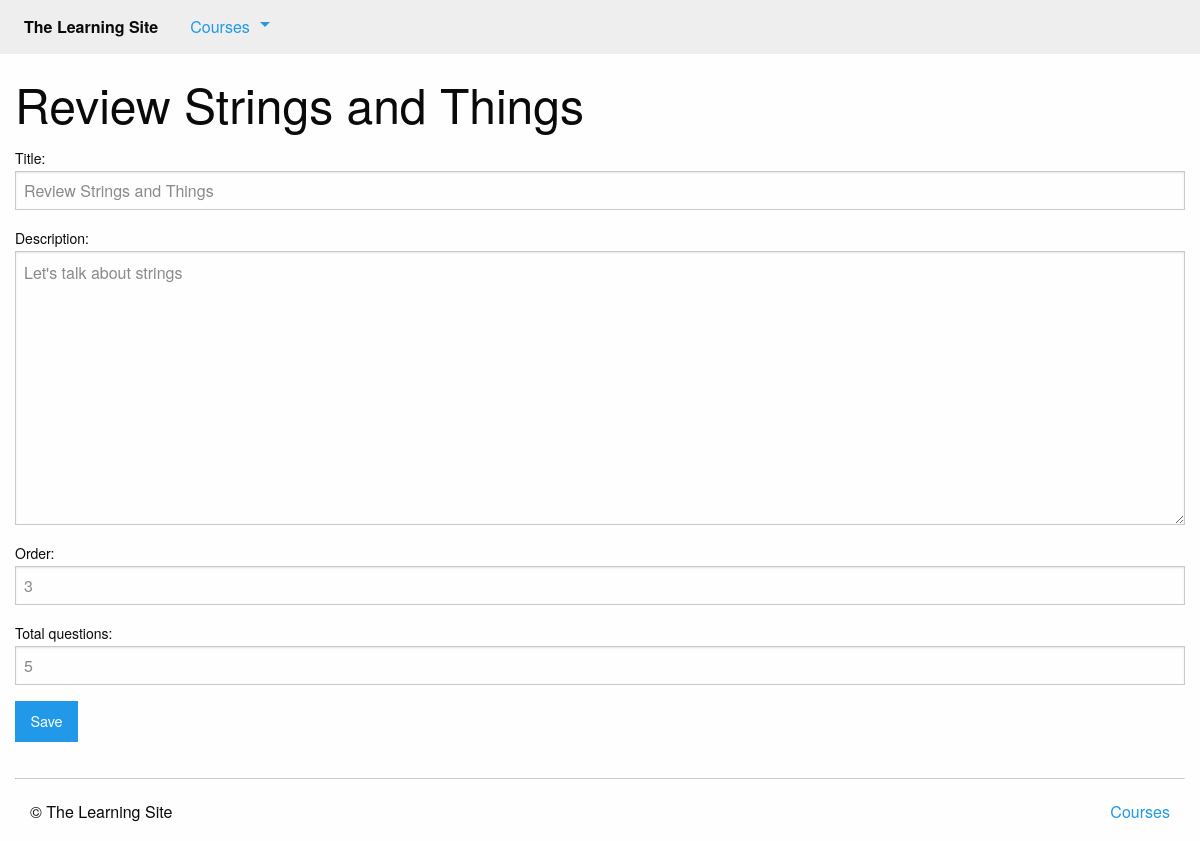
The app's page /courses/1/edit_quiz/1/ (signed in) with its own data.
### courses/models.py (models this page shows, shortened)
class Step(models.Model):
    title = models.CharField(max_length=255)
    description = models.TextField()
    order = models.IntegerField(default=0)
    course = models.ForeignKey(Course)
    class Meta:
        abstract = True
        ordering = ['order', ]

class Quiz(Step):
    total_questions = models.IntegerField(default=4)
    class Meta:
        verbose_name_plural = "Quizzes"

### courses/views.py (the view)
# urls.py: url(r'(?P<course_pk>\d+)/edit_quiz/(?P<quiz_pk>\d+)/$', views.quiz_edit, name='edit_quiz'),
@login_required
def quiz_edit(request, course_pk, quiz_pk):
    quiz = get_object_or_404(models.Quiz, pk=quiz_pk, course_id=course_pk)
    form = forms.QuizForm(instance=quiz)
    if request.method == 'POST':
        form = forms.QuizForm(instance=quiz, data=request.POST)
        if form.is_valid():
            form.save()
            messages.success(request, "Updated {}".format(form.cleaned_data['title']))
            return HttpResponseRedirect(quiz.get_absolute_url())
    return render(request, 'courses/quiz_form.html', {'form': form,
                                                      'course': quiz.course})

### courses/forms.py
class QuizForm(forms.ModelForm):
    class Meta:
        model = models.Quiz
        fields = [
            'title',
            'description',
            'order',
            'total_questions',
        ]

### courses/templatetags/course_extras.py (called while the page is built)
@register.inclusion_tag('courses/course_nav.html')
def nav_courses_list():
    courses = Course.objects.all()[:5]
    return {'courses': courses}

### courses/templates/courses/quiz_form.html (shortened to what this page needs)
{% extends "layout.html" %}
{% block content %}
    <div class="row columns">
        <h1>{{ form.instance.title|default:'Make a new Quiz'  }}</h1>
        <form action="" method="post">
            {{ form.as_p }}
            <input type="submit" class="button" value="Save">
        </form>
    </div>
{% endblock %}

### records on screen
Quiz: instance "Review Strings and Things", title "Review Strings and Things", description "Let's talk about strings", order "3", total_questions "5"
